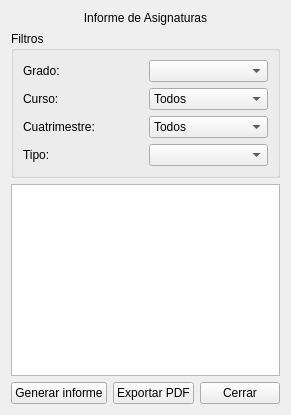
<?xml version="1.0" encoding="UTF-8"?>
<ui version="4.0">
 <class>InformeAsignaturasPage</class>
 <widget class="QWidget" name="InformeAsignaturasPage">
  <property name="windowTitle">
   <string>Informe de Asignaturas</string>
  </property>

  <layout class="QVBoxLayout">

   <!-- TITULO -->
   <item>
    <widget class="QLabel" name="lblTitulo">
     <property name="text">
      <string>Informe de Asignaturas</string>
     </property>
     <property name="alignment">
      <set>Qt::AlignCenter</set>
     </property>
    </widget>
   </item>

   <!-- FILTROS -->
   <item>
    <widget class="QGroupBox" name="groupFiltros">
     <property name="title">
      <string>Filtros</string>
     </property>

     <layout class="QGridLayout">

      <item row="0" column="0">
       <widget class="QLabel">
        <property name="text">
         <string>Grado:</string>
        </property>
       </widget>
      </item>
      <item row="0" column="1">
       <widget class="QComboBox" name="cb_grado"/>
      </item>

      <item row="1" column="0">
       <widget class="QLabel">
        <property name="text">
         <string>Curso:</string>
        </property>
       </widget>
      </item>
      <item row="1" column="1">
       <widget class="QComboBox" name="cb_curso">
        <item><property name="text"><string>Todos</string></property></item>
        <item><property name="text"><string>1</string></property></item>
        <item><property name="text"><string>2</string></property></item>
        <item><property name="text"><string>3</string></property></item>
        <item><property name="text"><string>4</string></property></item>
       </widget>
      </item>

      <item row="2" column="0">
       <widget class="QLabel">
        <property name="text">
         <string>Cuatrimestre:</string>
        </property>
       </widget>
      </item>
      <item row="2" column="1">
       <widget class="QComboBox" name="cb_cuatrimestre">
        <item><property name="text"><string>Todos</string></property></item>
        <item><property name="text"><string>1</string></property></item>
        <item><property name="text"><string>2</string></property></item>
       </widget>
      </item>

      <item row="3" column="0">
       <widget class="QLabel">
        <property name="text">
         <string>Tipo:</string>
        </property>
       </widget>
      </item>
      <item row="3" column="1">
       <widget class="QComboBox" name="cb_tipo"/>
      </item>

     </layout>
    </widget>
   </item>

   <!-- TABLA -->
   <item>
    <widget class="QTableWidget" name="tbl_resultados"/>
   </item>

   <!-- BOTONES -->
   <item>
    <layout class="QHBoxLayout">

     <item>
      <widget class="QPushButton" name="btn_generar">
       <property name="text">
        <string>Generar informe</string>
       </property>
      </widget>
     </item>

     <item>
      <widget class="QPushButton" name="btn_exportar">
       <property name="text">
        <string>Exportar PDF</string>
       </property>
      </widget>
     </item>

     <item>
      <widget class="QPushButton" name="btn_cerrar">
       <property name="text">
        <string>Cerrar</string>
       </property>
      </widget>
     </item>

    </layout>
   </item>

  </layout>
 </widget>
</ui>
